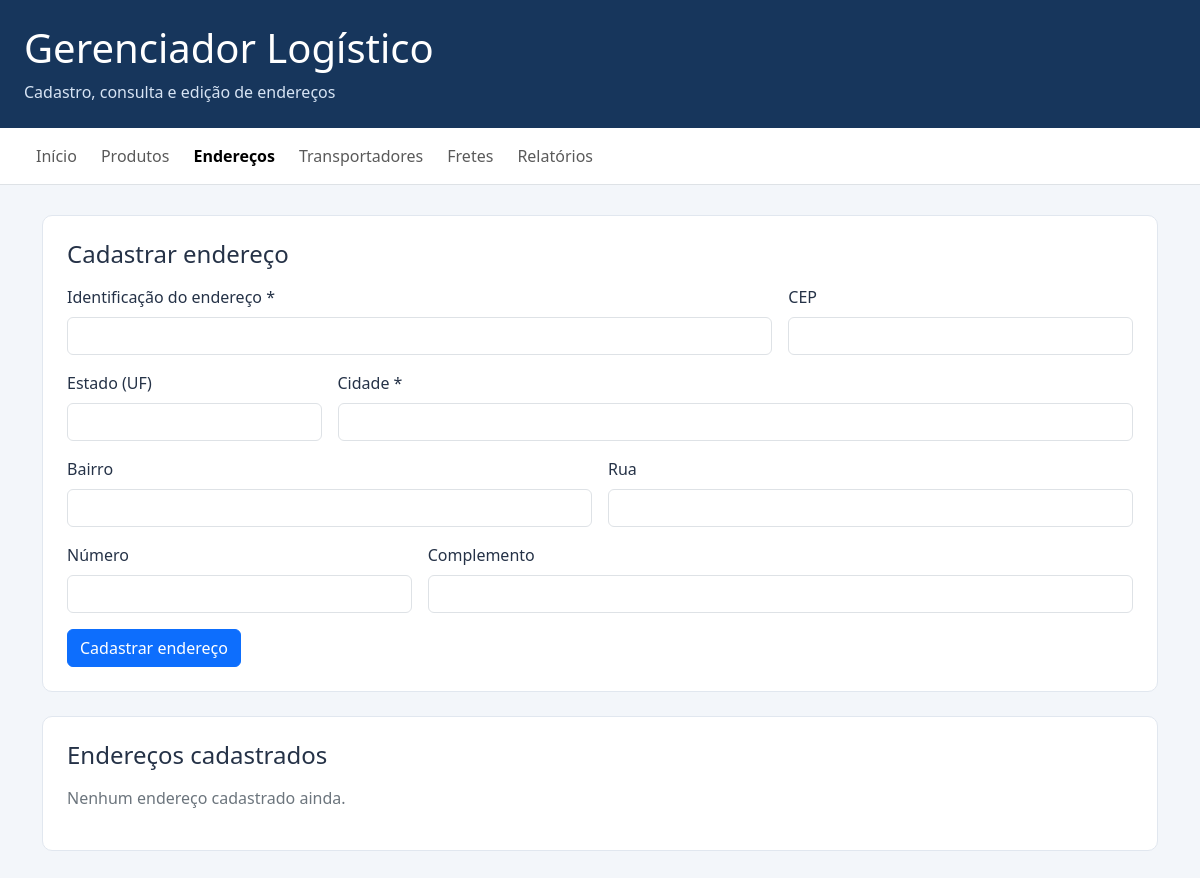
Before: /enderecos.php with the older database file.
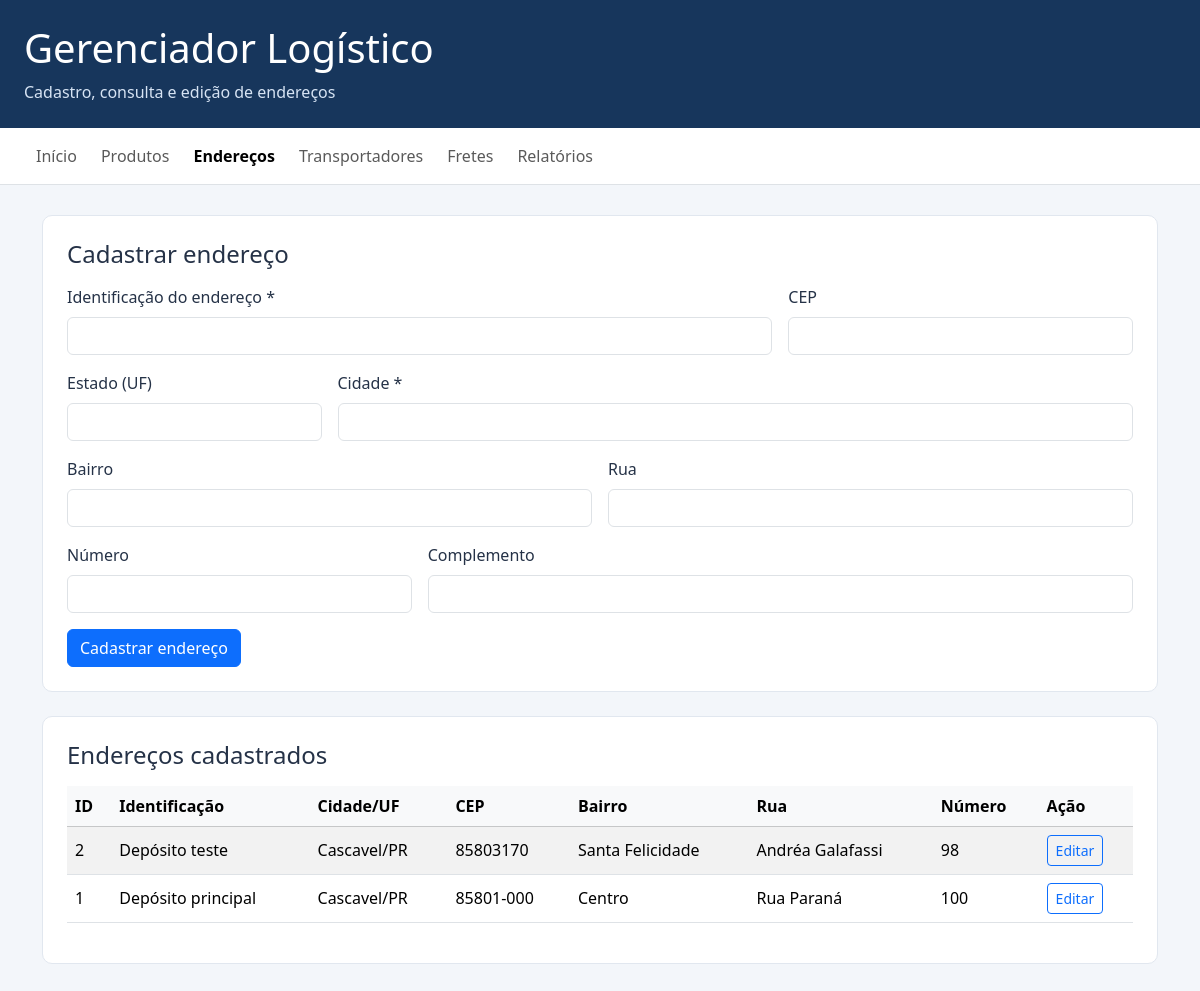
After: the same page with the newer database file.
### tables this page shows
CREATE TABLE `enderecos` (
  `id` int(11) NOT NULL,
  `nome` varchar(150) NOT NULL,
  `cep` varchar(10) DEFAULT NULL,
  `estado` char(2) DEFAULT NULL,
  `cidade` varchar(100) NOT NULL,
  `bairro` varchar(100) DEFAULT NULL,
  `rua` varchar(150) DEFAULT NULL,
  `numero` varchar(20) DEFAULT NULL,
  `complemento` varchar(100) DEFAULT NULL,
  `criado_em` timestamp NULL DEFAULT current_timestamp()
);

### enderecos.php (the view, shortened to what the changed rows need)
<?php
require_once "conexao.php";
$enderecoEditar = null;
function escaparEndereco($valor) {
    return htmlspecialchars((string) ($valor ?? ""), ENT_QUOTES, "UTF-8");
}
$enderecos = $conexao->query(
    "SELECT * FROM enderecos ORDER BY id DESC"
)->fetchAll(PDO::FETCH_ASSOC);
?>
<!DOCTYPE html>
<html lang="pt-BR">
<head>
<link href="https://cdn.jsdelivr.net/npm/bootstrap@5.3.3/dist/css/bootstrap.min.css" rel="stylesheet">
</head>
<body>
<header class="cabecalho">
    <h1>Gerenciador Logístico</h1>
</header>
<main class="container">
    <section class="painel">
        <h2 class="h4 mb-3">
            <?= $enderecoEditar ? "Editar endereço" : "Cadastrar endereço" ?>
        </h2>
    </section>
    <section class="painel">
        <h2 class="h4 mb-3">Endereços cadastrados</h2>
        <?php if (count($enderecos) === 0): ?>
            <p class="text-secondary">Nenhum endereço cadastrado ainda.</p>
        <?php else: ?>
            <div class="table-responsive">
                <table class="table table-striped table-hover align-middle">
                    <thead class="table-light">
                        <tr>
                            <th>ID</th>
                            <th>Identificação</th>
                            <th>Cidade/UF</th>
                            <th>CEP</th>
                            <th>Bairro</th>
                            <th>Rua</th>
                            <th>Número</th>
                            <th>Ação</th>
                        </tr>
                    </thead>
                    <tbody>
                    <?php foreach ($enderecos as $endereco): ?>
                        <tr>
                            <td><?= (int) $endereco["id"] ?></td>
                            <td><?= escaparEndereco($endereco["nome"]) ?></td>
                            <td><?= escaparEndereco($endereco["cidade"] . "/" . $endereco["estado"]) ?></td>
                            <td><?= escaparEndereco($endereco["cep"]) ?></td>
                            <td><?= escaparEndereco($endereco["bairro"]) ?></td>
                            <td><?= escaparEndereco($endereco["rua"]) ?></td>
                            <td><?= escaparEndereco($endereco["numero"]) ?></td>
                            <td>
                                <a class="btn btn-sm btn-outline-primary" href="enderecos.php?editar=<?= (int) $endereco["id"] ?>">Editar</a>
                            </td>
                        </tr>
                    <?php endforeach; ?>
                    </tbody>
                </table>
            </div>
        <?php endif; ?>
    </section>
</main>
</body>
</html>

Changed rows visible on the page:
added enderecos: id "2", nome "Depósito teste", cidade+estado "Cascavel/PR", cep "85803170", bairro "Santa Felicidade", rua "Andréa Galafassi", numero "98"
added enderecos: id "1", nome "Depósito principal", cidade+estado "Cascavel/PR", cep "85801-000", bairro "Centro", rua "Rua Paraná", numero "100"
Other visible differences:
text no longer shown: "Nenhum endereço cadastrado ainda."
text now shown: "ID Identificação Cidade/UF CEP Bairro Rua Número Ação"
